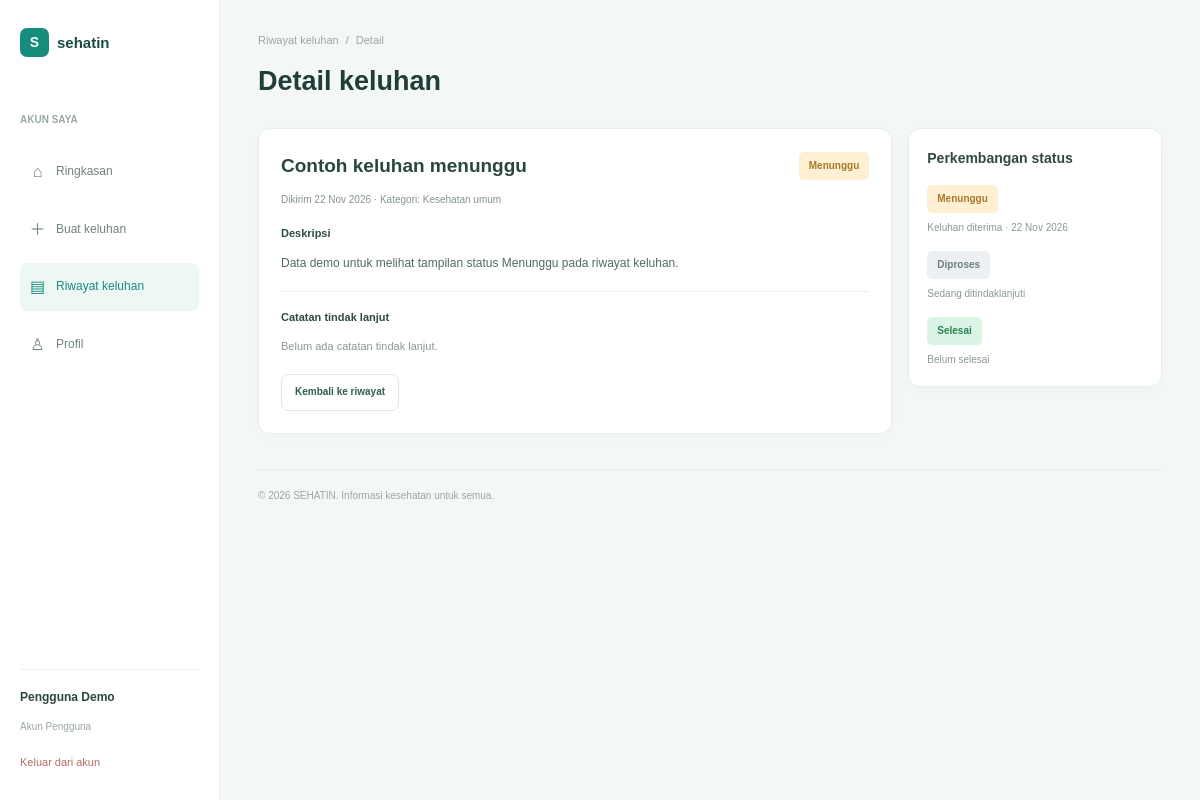
/user/complaints/detail.php?id=1 (signed in), run on the app's committed database.
### tables this page shows
CREATE TABLE IF NOT EXISTS complaints (
    id INT AUTO_INCREMENT PRIMARY KEY,
    user_id INT NOT NULL,
    category_id INT NOT NULL,
    title VARCHAR(150) NOT NULL,
    description TEXT NOT NULL,
    status ENUM('Menunggu', 'Diproses', 'Selesai')
        NOT NULL DEFAULT 'Menunggu',
    admin_note TEXT NULL,
    created_at DATETIME NOT NULL DEFAULT CURRENT_TIMESTAMP,
    updated_at DATETIME NULL,

    CONSTRAINT fk_complaints_user
        FOREIGN KEY (user_id)
        REFERENCES users(id)
        ON UPDATE CASCADE ON DELETE RESTRICT,

    CONSTRAINT fk_complaints_category
        FOREIGN KEY (category_id)
        REFERENCES complaint_categories(id)
        ON UPDATE CASCADE ON DELETE RESTRICT
);

CREATE TABLE IF NOT EXISTS complaint_categories (
    id INT AUTO_INCREMENT PRIMARY KEY,
    name VARCHAR(100) NOT NULL UNIQUE
);

### user/complaints/detail.php (the view, shortened to what this page needs)
<?php
require_once __DIR__ . "/../../config/database.php";
$userId = (int) $_SESSION["user_id"];
$userName = $_SESSION["name"]
    ?? $_SESSION["username"]
    ?? "Pengguna";
$id = filter_input(INPUT_GET, "id", FILTER_VALIDATE_INT);
$complaint = null;
if ($id && $id > 0) {
    $sql = "SELECT
                c.id,
                c.title,
                cc.name AS category,
                DATE_FORMAT(c.created_at, '%d %b %Y') AS date,
                c.status,
                c.description,
                c.admin_note
            FROM complaints c
            JOIN complaint_categories cc
                ON c.category_id = cc.id
            WHERE c.id = ?
                AND c.user_id = ?
            LIMIT 1";
    $stmt = $conn->prepare($sql);
    if ($stmt) {
        $stmt->bind_param("ii", $id, $userId);
        $stmt->execute();
        $stmt->bind_result(
            $complaintId,
            $complaintTitle,
            $complaintCategory,
            $complaintDate,
            $complaintStatus,
            $complaintDescription,
            $complaintNote
        );
        if ($stmt->fetch()) {
            $complaint = [
                "id" => $complaintId,
                "title" => $complaintTitle,
                "category" => $complaintCategory,
                "date" => $complaintDate,
                "status" => $complaintStatus,
                "description" => $complaintDescription,
                "note" => $complaintNote
                    ?: "Belum ada catatan tindak lanjut."
            ];
        }
    }
}
function e($value)
{
    return htmlspecialchars(
        (string) $value,
        ENT_QUOTES,
        "UTF-8"
    );
}
$status = $complaint["status"] ?? "";
function detailStatusClass($status)
{
    if ($status === "Menunggu") {
        return "waiting";
    }
    return "completed";
}
?>
<!DOCTYPE html>
<html lang="id">
<head>
    <link rel="stylesheet" href="../../assets/css/reset.css">
    <link rel="stylesheet" href="../../assets/css/style.css">
    <link rel="stylesheet" href="../../assets/css/user-complaints.css">
    <link rel="stylesheet" href="../../assets/css/detail.css">
</head>
<body class="complaint-page">
    <div class="complaint-layout">
        <aside class="complaint-sidebar">
            <a href="../../index.php" class="complaint-brand">
                <span class="complaint-brand-icon">S</span>
                <span>sehatin</span>
            </a>
            <div class="complaint-sidebar-menu">
                <p class="complaint-sidebar-label">
                    AKUN SAYA
                </p>
                <nav class="complaint-nav">
                    <a href="../dashboard.php" class="complaint-nav-link">
                        <span>⌂</span>
                        Ringkasan
                    </a>
                    <a href="create.php" class="complaint-nav-link">
                        <span>＋</span>
                        Buat keluhan
                    </a>
                    <a href="history.php" class="complaint-nav-link active">
                        <span>▤</span>
                        Riwayat keluhan
                    </a>
                    <a href="../profile.php" class="complaint-nav-link">
                        <span>♙</span>
                        Profil
                    </a>
                </nav>
            </div>
            <div class="complaint-sidebar-bottom">
                <p><?= e($userName) ?></p>
                <span>Akun Pengguna</span>
                <a href="../../logout.php">
                    Keluar dari akun
                </a>
            </div>
        </aside>
        <main class="complaint-main">
            <header class="complaint-page-header">
                <div class="complaint-breadcrumb">
                    <a href="history.php">Riwayat keluhan</a>
                    <span>/</span>
                    <span>Detail</span>
                </div>
                <h1>Detail keluhan</h1>
            </header>
            <?php if (!$complaint): ?>
                <section class="detail-not-found">
                    <h2>Keluhan tidak ditemukan</h2>
                    <p>
                        Data keluhan yang kamu cari tidak tersedia.
                    </p>
                    <a href="history.php" class="detail-back-button">
                        Kembali ke riwayat
                    </a>
                </section>
            <?php else: ?>
                <div class="detail-content-grid">
                    <section class="detail-complaint-card">
                        <div class="detail-card-heading">
                            <h2>
                                <?= e($complaint['title']) ?>
                            </h2>
                            <span class="history-status <?= detailStatusClass($status) ?>">
                                <?= e($status) ?>
                            </span>
                        </div>
                        <p class="detail-metadata">
                            Dikirim <?= e($complaint['date']) ?>
                            <span>·</span>
                            Kategori: <?= e($complaint['category']) ?>
                        </p>
                        <div class="detail-section">
                            <h3>Deskripsi</h3>
                            <p>
                                <?= e($complaint['description']) ?>
                            </p>
                        </div>
                        <div class="detail-followup">
                            <h3>Catatan tindak lanjut</h3>
                            <p>
                                <?= e($complaint['note']) ?>
                            </p>
                        </div>
                        <div class="detail-actions">
                            <a href="history.php" class="detail-back-button">
                                Kembali ke riwayat
                            </a>
                        </div>
                    </section>
                    <aside class="detail-progress-card">
                        <h2>Perkembangan status</h2>
                        <div class="detail-progress-item">
                            <span class="history-status waiting">
                                Menunggu
                            </span>
                            <p>
                                Keluhan diterima · <?= e($complaint['date']) ?>
                            </p>
                        </div>
                        <div class="detail-progress-item">
                            <span class="history-status processing">
                                Diproses
                            </span>
                            <p>
                                Sedang ditindaklanjuti
                            </p>
                        </div>
                        <div class="detail-progress-item">
                            <span class="history-status completed">
                                Selesai
                            </span>
                            <p>
                                <?= $status === 'Selesai'
                                    ? 'Keluhan telah selesai'
                                    : 'Belum selesai' ?>
                            </p>
                        </div>
                    </aside>
                </div>
            <?php endif; ?>
            <footer class="complaint-footer">
                <p>
                    © 2026 SEHATIN. Informasi kesehatan untuk semua.
                </p>
            </footer>
        </main>
    </div>
</body>
</html>

### assets/css/style.css (style rules this page uses)
:root { --primary: #087F73; --dark-green: #164F49; --light-green: #E8F5F2; --background: #F3F8F6; --white: #FFFFFF; --text: #203B39; --muted: #718580; --border: #E1EAE7; --orange: #F59678; --yellow: #F3C968; }
body { background-color: var(--background); color: var(--text); }

### assets/css/user-complaints.css (style rules this page uses)
.complaint-page { margin: 0; background: #f3f8f6; color: #25443d; }
.complaint-page * { box-sizing: border-box; }
.complaint-page a { text-decoration: none; }
.complaint-layout { display: flex; min-height: 100vh; }
.complaint-sidebar { width: 220px; min-width: 220px; background: #fff; border-right: 1px solid #e8efeb; padding: 28px 20px; display: flex; flex-direction: column; }
.complaint-brand { display: flex; align-items: center; gap: 8px; color: #194c45; font-size: 15px; font-weight: 700; margin-bottom: 55px; }
.complaint-brand-icon { width: 29px; height: 29px; display: flex; align-items: center; justify-content: center; background: #168c7d; color: #fff; border-radius: 7px; font-size: 14px; }
.complaint-sidebar-label { color: #99a8a1; font-size: 10px; font-weight: 600; margin-bottom: 20px; }
.complaint-nav { display: flex; flex-direction: column; gap: 10px; }
.complaint-nav-link { display: flex; align-items: center; gap: 10px; padding: 11px 9px; border-radius: 7px; color: #71847b; font-size: 12px; transition: 0.2s; }
.complaint-nav-link span { width: 17px; text-align: center; font-size: 16px; }
.complaint-nav-link:hover, .complaint-nav-link.active { color: #168c7d; background: #edf7f3; }
.complaint-sidebar-bottom { margin-top: auto; padding-top: 18px; border-top: 1px solid #edf1ee; }
.complaint-sidebar-bottom p { color: #29473f; font-size: 12px; font-weight: 600; margin-bottom: 5px; }
.complaint-sidebar-bottom span { color: #9aa8a1; font-size: 10px; }
.complaint-sidebar-bottom a { display: block; margin-top: 17px; color: #b56b65; font-size: 11px; }
.complaint-main { flex: 1; min-width: 0; padding: 32px 38px; }
.complaint-page-header { margin-bottom: 25px; }
.complaint-breadcrumb { display: flex; gap: 7px; color: #99a8a1; font-size: 11px; margin-bottom: 10px; }
.complaint-breadcrumb a { color: #99a8a1; }
.complaint-page-header h1 { color: #203e37; font-size: 27px; font-weight: 700; margin-bottom: 8px; }
.complaint-footer { margin-top: 35px; padding-top: 18px; border-top: 1px solid #e4ece7; }
.complaint-footer p { color: #9aa8a1; font-size: 10px; }

### data on the page
complaints: title "Contoh keluhan menunggu", status "Menunggu", category.name "Kesehatan umum", description "Data demo untuk melihat tampilan status Menunggu pada riwayat keluhan."

### other printed values
$userName "Pengguna Demo"
$complaint['date'] "22 Nov 2026"
$complaint['note'] "Belum ada catatan tindak lanjut."
